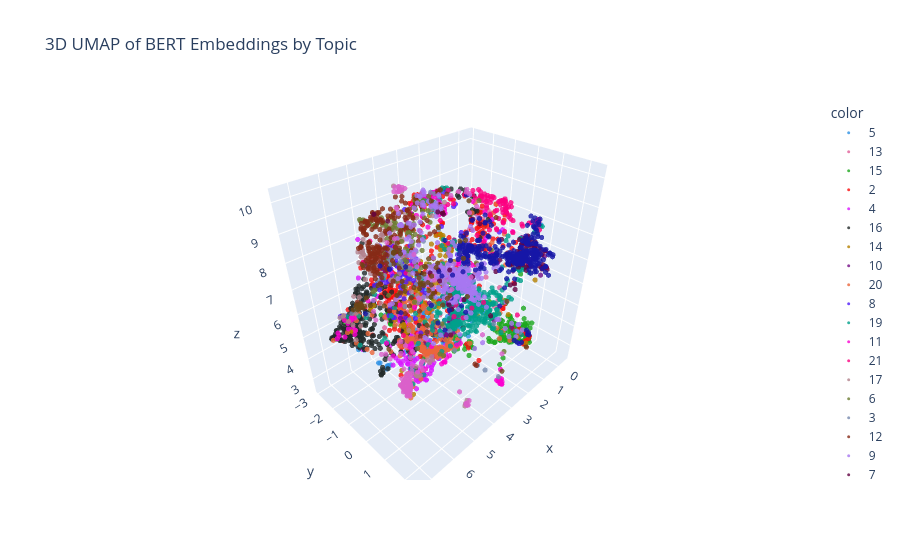

The notebook cell saved with this chart:
### Code cell
import plotly.express as px

fig = px.scatter_3d(
    x=X_umap_3d[:, 0],
    y=X_umap_3d[:, 1],
    z=X_umap_3d[:, 2],
    color=[str(label) for label in topic_labels],
    color_discrete_sequence=px.colors.qualitative.Dark24,  # up to 24 distinct colors
    title="3D UMAP of BERT Embeddings by Topic"
)

fig.update_traces(marker=dict(size=3, opacity=0.8))
fig.show()
